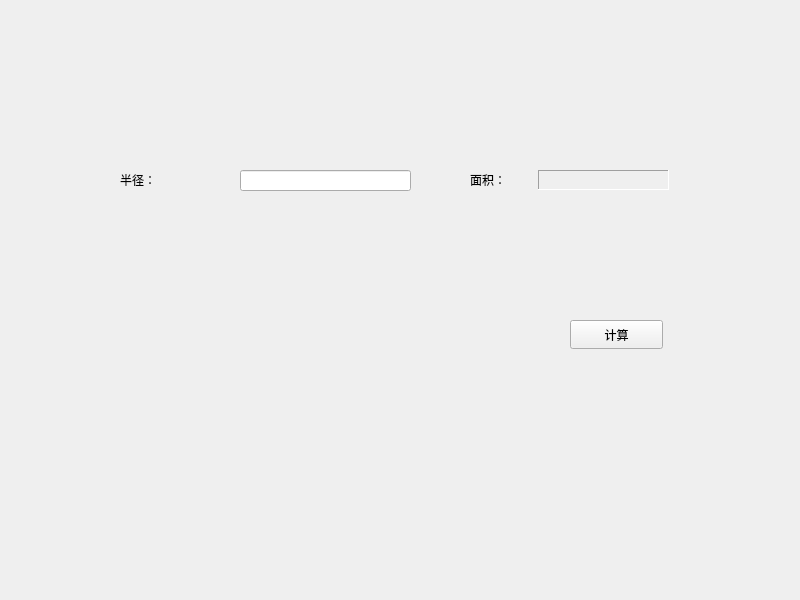
<?xml version="1.0" encoding="UTF-8"?>
<ui version="4.0">
 <class>Widget</class>
 <widget class="QWidget" name="Widget">
  <property name="geometry">
   <rect>
    <x>0</x>
    <y>0</y>
    <width>800</width>
    <height>600</height>
   </rect>
  </property>
  <property name="windowTitle">
   <string>Widget</string>
  </property>
  <widget class="QLabel" name="RadiusLabel">
   <property name="geometry">
    <rect>
     <x>120</x>
     <y>170</y>
     <width>69</width>
     <height>20</height>
    </rect>
   </property>
   <property name="text">
    <string>半径：</string>
   </property>
  </widget>
  <widget class="QLabel" name="AreaLabelText">
   <property name="geometry">
    <rect>
     <x>470</x>
     <y>170</y>
     <width>69</width>
     <height>20</height>
    </rect>
   </property>
   <property name="text">
    <string>面积：</string>
   </property>
  </widget>
  <widget class="QLabel" name="AreaLabel">
   <property name="geometry">
    <rect>
     <x>538</x>
     <y>170</y>
     <width>131</width>
     <height>20</height>
    </rect>
   </property>
   <property name="frameShape">
    <enum>QFrame::Panel</enum>
   </property>
   <property name="frameShadow">
    <enum>QFrame::Sunken</enum>
   </property>
   <property name="text">
    <string/>
   </property>
  </widget>
  <widget class="QLineEdit" name="RadiusLineLabel">
   <property name="geometry">
    <rect>
     <x>240</x>
     <y>170</y>
     <width>171</width>
     <height>21</height>
    </rect>
   </property>
  </widget>
  <widget class="QPushButton" name="CountButton">
   <property name="geometry">
    <rect>
     <x>570</x>
     <y>320</y>
     <width>93</width>
     <height>29</height>
    </rect>
   </property>
   <property name="text">
    <string>计算</string>
   </property>
  </widget>
  <zorder>AreaLabelText</zorder>
  <zorder>AreaLabel</zorder>
  <zorder>RadiusLineLabel</zorder>
  <zorder>CountButton</zorder>
  <zorder>RadiusLabel</zorder>
 </widget>
 <resources/>
 <connections/>
</ui>
